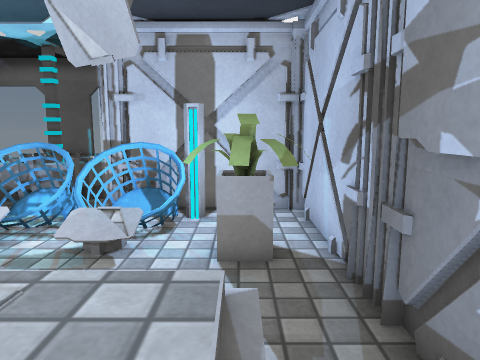
view 1 (above)

14 first-person views from a walk through a scene from a Unity 3-D project. The camera is 1.2 m above the floor, tilts 8° down and sees 70° across. The floor is counted in squares, 0.5 m on a side. Each view is taken from the middle of a square. On the plan, view 1 faces up. The plan holds only what a view shows up to about 20 squares ahead; the rest is blank. The place goes on beyond the plan. The player is left out. Some surface patterns are stand-ins.

view 2
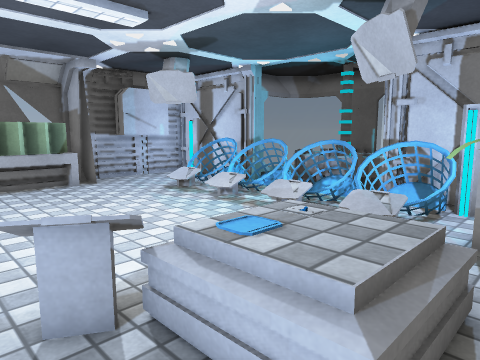

view 3
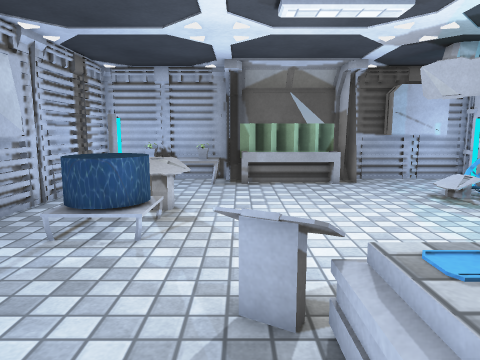

view 4
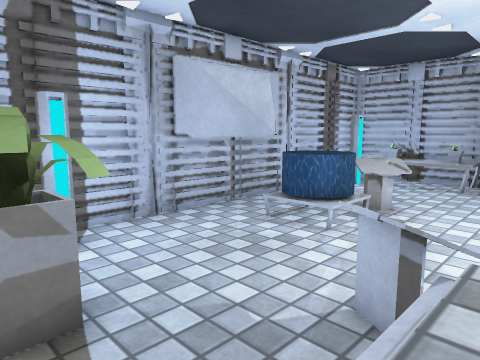

view 5
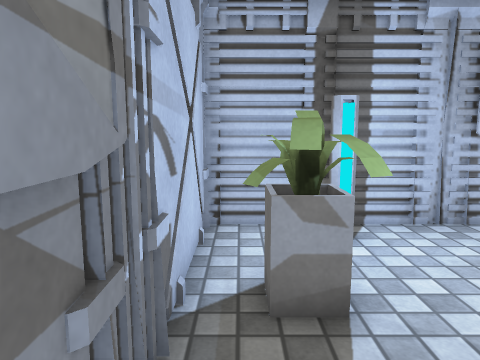

view 6
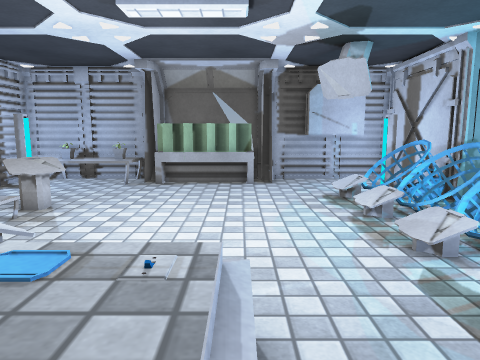

view 7
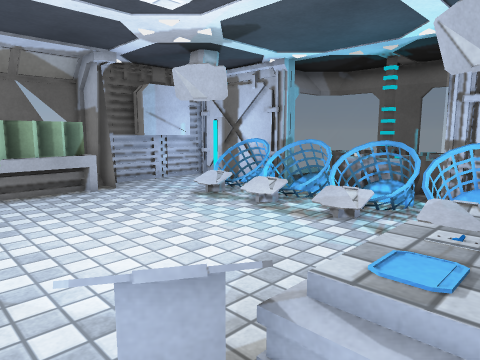

view 8
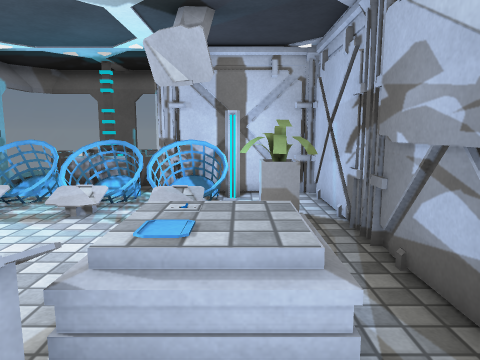

view 9
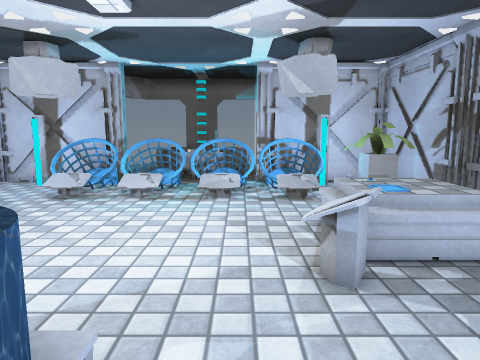

view 10
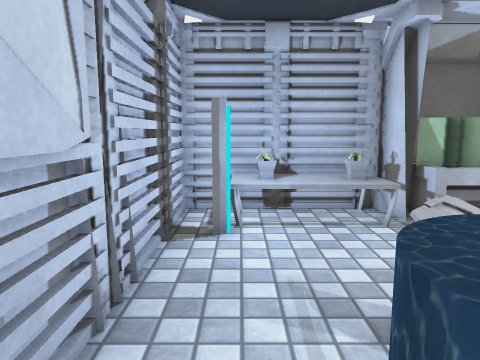

view 11
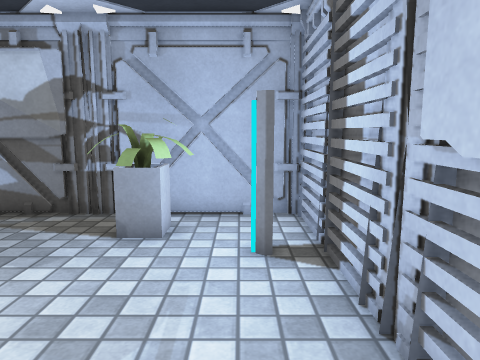

view 12
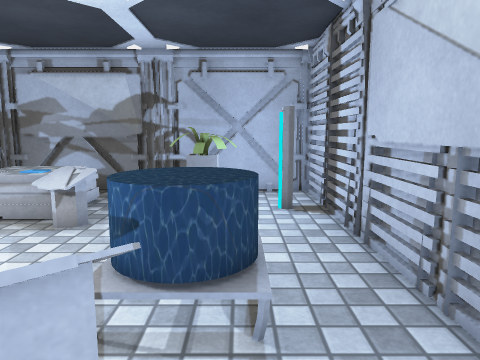

view 13
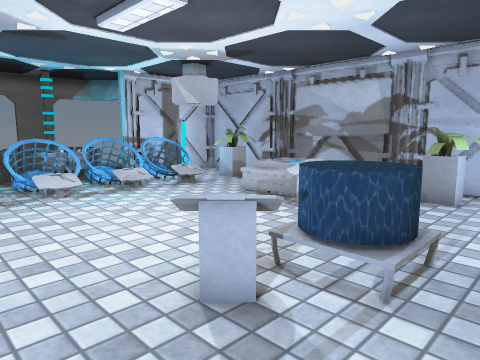

view 14
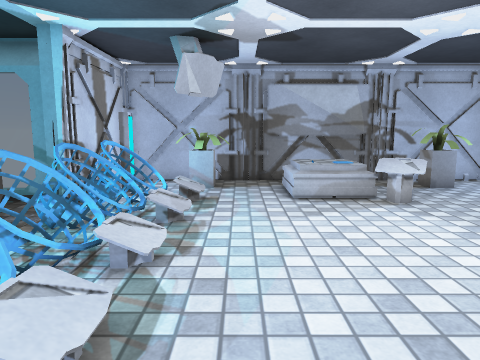

### Floor plan
Key: @ floor where view 1 was taken; # wall or solid block; x gap in a wall; . floor; = window, fence, low wall or low ledge; ^ raised ledge; B basket; P plant; J jar; O other object.
Columns run from 17 left of view 1 to 2 right of it. Each row starts with its distance up from view 1.
 13       = ^^# ^ =
 12       #.^^^^^.#
 11      ##======###
 10 #######.BB.BB#######
  9 ##..BBBBBBBBBBBB#..#
  8 ##....B.BB.BB.BB...#
  7 ##.. #O.O..OO.#..PP#
  6 ##............##.P.#
  5 ##.................#
  4 ##=................#
  3  #^............OOO.#
  2  #^............OOO.#
  1  #^............OOO.#
  0 ##^.......... x..@.#
 -1 ##=..........==....#
 -2 #^^................#
 -3 #^^....=^JJ......P.#
 -4 #^^....^^JJJ....PPP#
 -5 #^^......JJ........#
 -6 #^^.............#..#
 -7 #........ # ....x..#
 -8 ########## #########

Where each view was taken, in squares from view 1:
view 1: 0 up, 0 right, facing up
view 2: 2 down, 1 right, facing up-left
view 3: 1 down, 1 right, facing left
view 4: 1 up, 1 right, facing down-left
view 5: 1 up, 1 right, facing down
view 6: 3 up, 1 right, facing left
view 7: 2 down, 1 left, facing up-left
view 8: 3 down, 1 left, facing up
view 9: 6 down, 5 left, facing up
view 10: 6 down, 6 left, facing left
view 11: 6 down, 8 left, facing right
view 12: 5 down, 12 left, facing right
view 13: 7 down, 13 left, facing up-right
view 14: 5 up, 15 left, facing right
